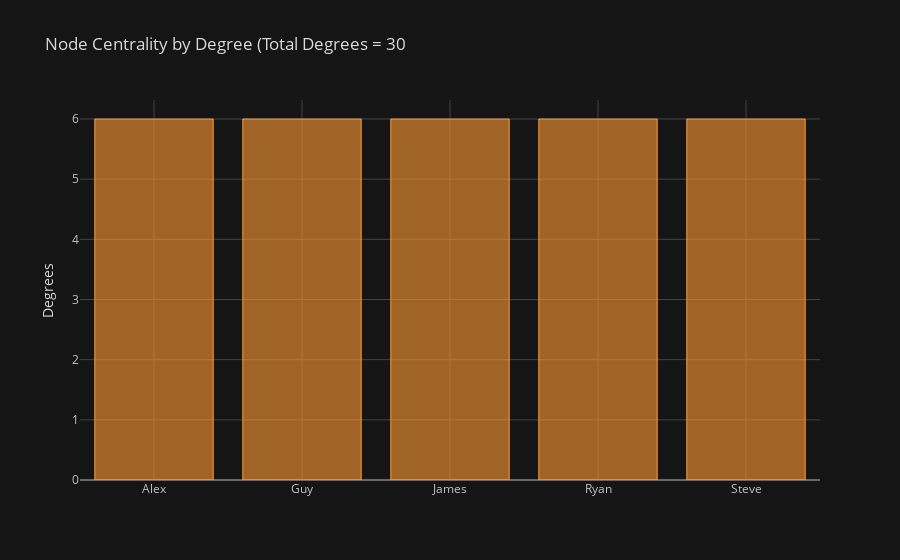

Notebook source saved alongside this figure:
### Code cell
G = nx.Graph()
[G.add_edge(*x) for x in set(gboys)]

nx.draw(G, with_labels=True, node_size=2000)
get_degrees(G)

### Figure 1 — Plotly figure (JSON) as saved in the notebook; plotly's stock layout.template omitted (floating-point values rounded to 4 significant figures)
{"data": [{"marker": {"color": "rgba(255, 153, 51, 0.6)", "line": {"color": "rgba(255, 153, 51, 1.0)", "width": 1}}, "name": "Degree", "orientation": "v", "text": "", "type": "bar", "x": ["Alex", "Guy", "James", "Ryan", "Steve"], "y": [6, 6, 6, 6, 6]}], "layout": {"legend": {"bgcolor": "#151516", "font": {"color": "#D9D9D9"}}, "paper_bgcolor": "#151516", "plot_bgcolor": "#151516", "title": {"font": {"color": "#D9D9D9"}, "text": "Node Centrality by Degree (Total Degrees = 30"}, "xaxis": {"gridcolor": "#434343", "showgrid": true, "tickfont": {"color": "#C2C2C2"}, "title": {"font": {"color": "#D9D9D9"}, "text": ""}, "zerolinecolor": "#666570"}, "yaxis": {"gridcolor": "#434343", "showgrid": true, "tickfont": {"color": "#C2C2C2"}, "title": {"font": {"color": "#D9D9D9"}, "text": "Degrees"}, "zerolinecolor": "#666570"}}}
